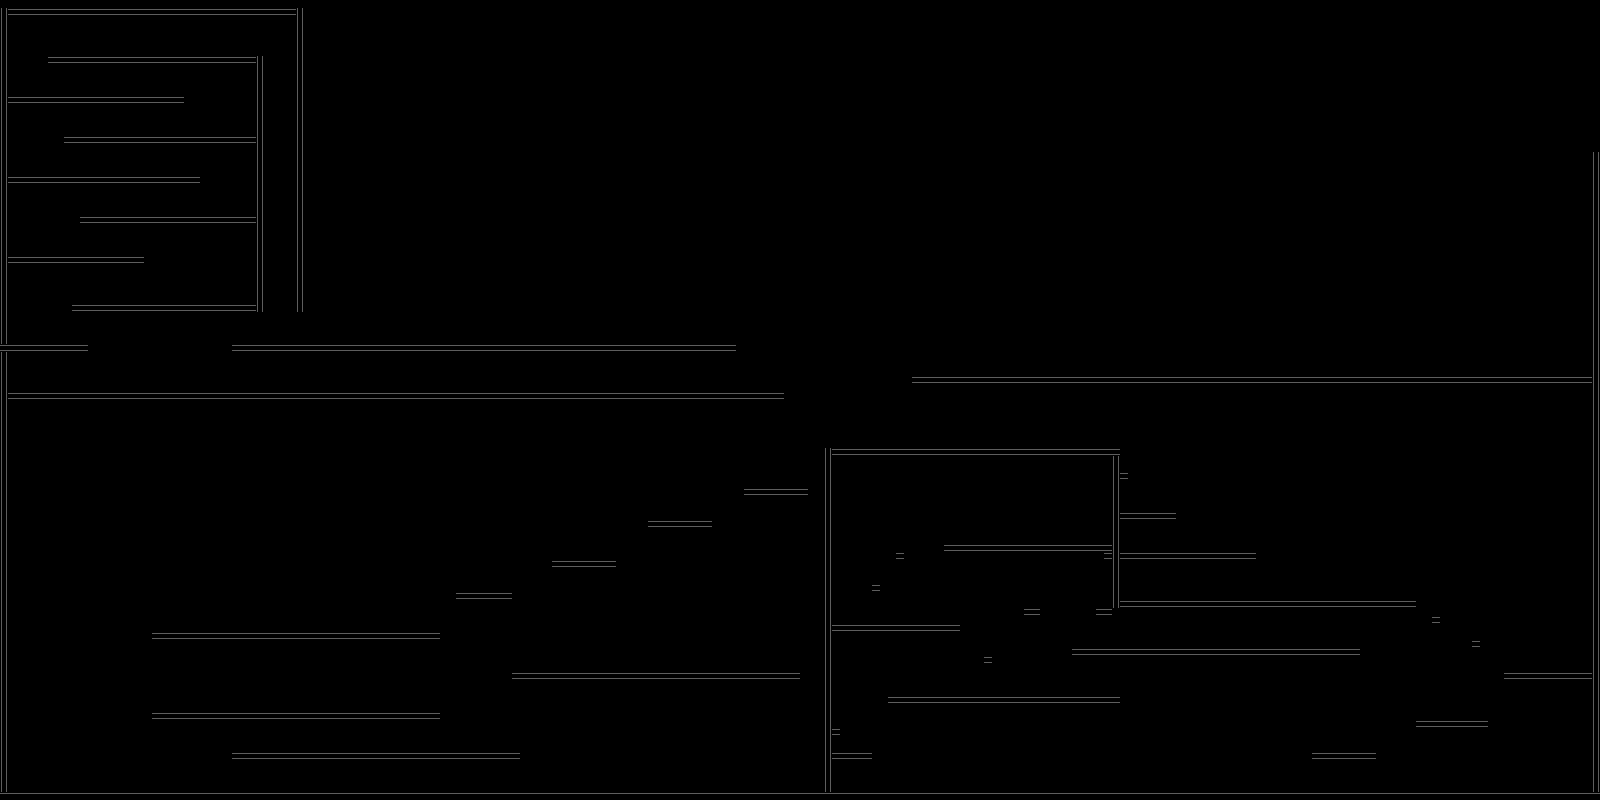

Tiled map render using the project's own tile images. Description and the map definition, with tile-layer contents summarised, below:
An orthogonal 200x100 tile map with 8x8 px tiles, 1 tile layer (map), 2 tilesets and 118 objects.

<map version="1.0" orientation="orthogonal" width="200" height="100" tilewidth="8" tileheight="8">
 <tileset firstgid="1" name="autotiles" tilewidth="8" tileheight="8">
  <image source="autotiles.png" trans="#1dff00" />
 </tileset>
 <tileset firstgid="17" name="gold" tilewidth="8" tileheight="8">
  <image source="gold.png" />
 </tileset>
 <layer name="map" width="200" height="100">
  <data>[20000 cells, 1378 non-empty, 3 distinct tile ids]</data>
 </layer>
 <objectgroup name="coins" width="200" height="100">
  <object name="" x="12" y="791" />
  <object name="" x="48" y="737" />
  <object name="" x="101" y="676" />
  <object name="" x="440" y="745" />
  <object name="" x="492" y="745" />
  <object name="" x="356" y="747" />
  <object name="" x="279" y="748" />
  <object name="" x="524" y="663" />
  <object name="" x="788" y="663" />
  <object name="" x="656" y="660" />
  <object name="" x="956" y="520" />
  <object name="" x="1036" y="507" />
  <object name="" x="999" y="488" />
  <object name="" x="955" y="487" />
  <object name="" x="980" y="485" />
  <object name="" x="984" y="523" />
  <object name="" x="1043" y="527" />
  <object name="" x="1069" y="485" />
  <object name="" x="1027" y="485" />
  <object name="" x="1080" y="511" />
  <object name="" x="1009" y="517" />
  <object name="" x="1095" y="485" />
  <object name="" x="1089" y="531" />
  <object name="" x="484" y="576" />
  <object name="" x="588" y="539" />
  <object name="" x="687" y="504" />
  <object name="" x="776" y="468" />
  <object name="" x="864" y="427" />
  <object name="" x="921" y="427" />
  <object name="" x="1007" y="425" />
  <object name="" x="1087" y="419" />
  <object name="" x="1160" y="432" />
  <object name="" x="1216" y="463" />
  <object name="" x="1355" y="540" />
  <object name="" x="1396" y="577" />
  <object name="" x="1528" y="636" />
  <object name="" x="1579" y="640" />
  <object name="" x="1451" y="677" />
  <object name="" x="1345" y="716" />
  <object name="" x="855" y="481" />
  <object name="" x="1072" y="576" />
  <object name="" x="856" y="664" />
  <object name="" x="408" y="687" />
  <object name="" x="232" y="687" />
  <object name="" x="169" y="687" />
  <object name="" x="353" y="685" />
  <object name="" x="291" y="692" />
  <object name="" x="399" y="603" />
  <object name="" x="323" y="600" />
  <object name="" x="260" y="599" />
  <object name="" x="172" y="596" />
  <object name="" x="1260" y="521" />
  <object name="" x="883" y="567" />
  <object name="" x="1316" y="628" />
  <object name="" x="1284" y="627" />
  <object name="" x="1251" y="627" />
  <object name="" x="1225" y="627" />
  <object name="" x="1193" y="628" />
  <object name="" x="1155" y="627" />
  <object name="" x="1103" y="625" />
  <object name="" x="1279" y="777" />
  <object name="" x="1163" y="769" />
  <object name="" x="1016" y="771" />
  <object name="" x="944" y="773" />
  <object name="" x="761" y="780" />
  <object name="" x="671" y="775" />
  <object name="" x="585" y="775" />
  <object name="" x="749" y="372" />
  <object name="" x="548" y="372" />
  <object name="" x="675" y="372" />
  <object name="" x="612" y="376" />
  <object name="" x="432" y="369" />
  <object name="" x="340" y="368" />
  <object name="" x="288" y="368" />
  <object name="" x="243" y="369" />
  <object name="" x="229" y="32" />
  <object name="" x="179" y="32" />
  <object name="" x="132" y="31" />
  <object name="" x="85" y="29" />
  <object name="" x="39" y="33" />
  <object name="" x="25" y="69" />
  <object name="" x="76" y="83" />
  <object name="" x="160" y="79" />
  <object name="" x="224" y="84" />
  <object name="" x="227" y="123" />
  <object name="" x="169" y="119" />
  <object name="" x="81" y="117" />
  <object name="" x="24" y="123" />
  <object name="" x="28" y="159" />
  <object name="" x="89" y="157" />
  <object name="" x="164" y="161" />
  <object name="" x="228" y="164" />
  <object name="" x="231" y="201" />
  <object name="" x="171" y="200" />
  <object name="" x="99" y="200" />
  <object name="" x="41" y="203" />
  <object name="" x="37" y="243" />
  <object name="" x="108" y="243" />
  <object name="" x="173" y="247" />
  <object name="" x="225" y="247" />
  <object name="" x="225" y="285" />
  <object name="" x="173" y="287" />
  <object name="" x="105" y="284" />
  <object name="" x="31" y="285" />
  <object name="" x="33" y="327" />
  <object name="" x="117" y="328" />
  <object name="" x="177" y="329" />
  <object name="" x="277" y="35" />
  <object name="" x="277" y="71" />
  <object name="" x="280" y="103" />
  <object name="" x="280" y="125" />
  <object name="" x="280" y="155" />
  <object name="" x="281" y="183" />
  <object name="" x="279" y="213" />
  <object name="" x="277" y="244" />
  <object name="" x="276" y="269" />
  <object name="" x="277" y="301" />
 </objectgroup>
 <objectgroup name="exit" width="200" height="100">
  <object name="" x="1133" y="583" />
 </objectgroup>
</map>
